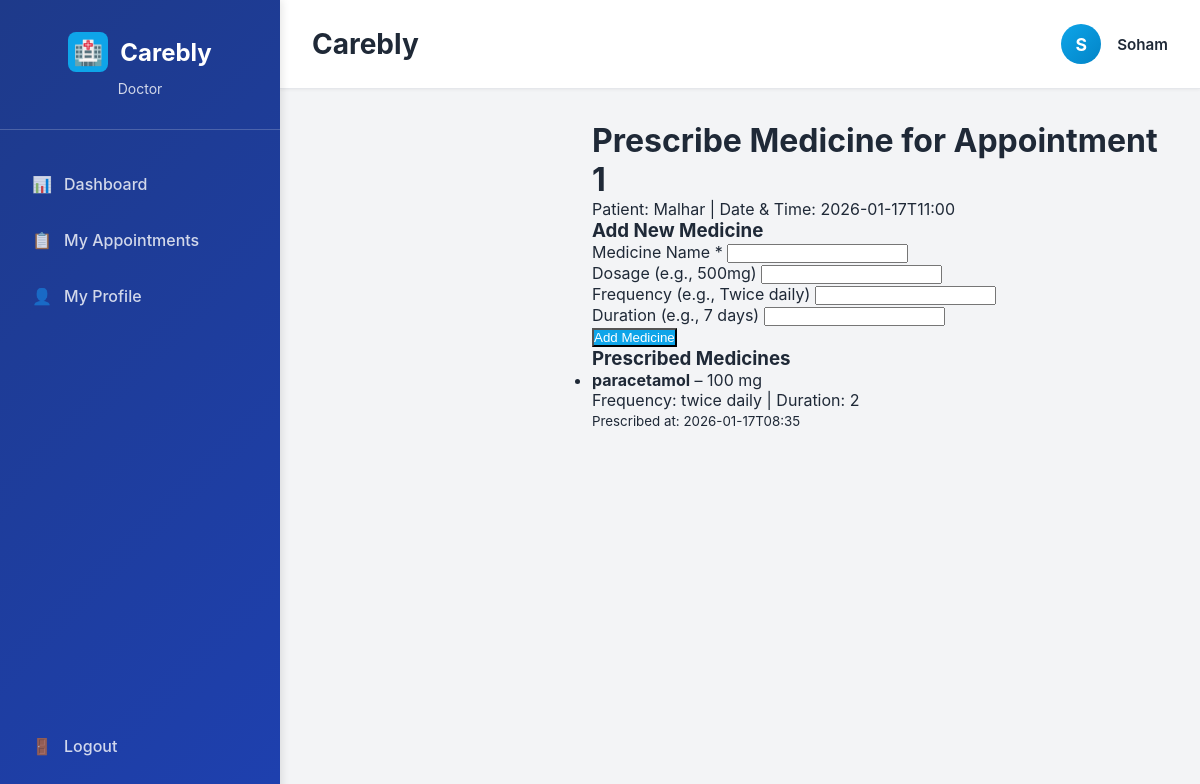
The app's page /appointments/1/prescribe (signed in) with its own data.
### tables this page shows
CREATE TABLE appointments (
    id         INTEGER PRIMARY KEY AUTOINCREMENT,
    doctor_id  INTEGER NOT NULL,
    patient_id INTEGER NOT NULL,
    date_time  TEXT NOT NULL,
    status     TEXT NOT NULL,   -- 'pending','booked','completed','rejected'
    FOREIGN KEY (doctor_id) REFERENCES users(id),
    FOREIGN KEY (patient_id) REFERENCES users(id)
);

CREATE TABLE users (
    id            INTEGER PRIMARY KEY AUTOINCREMENT,
    role          TEXT NOT NULL,              -- 'patient','doctor','admin'
    name          TEXT NOT NULL,
    email         TEXT NOT NULL UNIQUE,
    password      TEXT NOT NULL,
    status        TEXT NOT NULL DEFAULT 'active',
    age           INTEGER,
    gender        TEXT,
    blood_group   TEXT
);

CREATE TABLE medicines (
    id             INTEGER PRIMARY KEY AUTOINCREMENT,
        appointment_id INTEGER NOT NULL,
            patient_id     INTEGER NOT NULL,
                medicine_name  TEXT NOT NULL,
                    dosage         TEXT,
                        frequency      TEXT,
                            duration       TEXT,
                                prescribed_at  TEXT NOT NULL,
                                    FOREIGN KEY (appointment_id) REFERENCES appointments(id),
                                        FOREIGN KEY (patient_id) REFERENCES users(id)
                                        );

### app.py (the view, shortened to what this page needs)
@app.route("/appointments/<int:appt_id>/prescribe", methods=["GET", "POST"])
def prescribe_medicine(appt_id):
    if "user_id" not in session or session["role"] != "doctor":
        return redirect(url_for("login"))
    db = get_db()
    appt = db.execute(
        """
        SELECT a.id, a.patient_id, a.date_time,
               u.name AS patient_name
        FROM appointments a
        JOIN users u ON a.patient_id = u.id
        WHERE a.id = ? AND a.doctor_id = ?
        """,
        (appt_id, session["user_id"]),
    ).fetchone()
    if not appt:
        flash("Appointment not found.", "error")
        return redirect(url_for("doctor_appointments"))
    medicines = db.execute(
        """
        SELECT medicine_name, dosage, frequency, duration, prescribed_at
        FROM medicines
        WHERE appointment_id = ?
        ORDER BY prescribed_at DESC
        """,
        (appt_id,),
    ).fetchall()
    return render_template("prescribe_medicine.html", appt=appt, medicines=medicines)

### app.py (called while the page is built)
def get_db():
    if "db" not in g:
        g.db = sqlite3.connect(DATABASE)
        g.db.row_factory = sqlite3.Row
    return g.db

### templates/prescribe_medicine.html
{% extends "base.html" %}
{% block content %}
<div class="main-content">
  <h1>Prescribe Medicine for Appointment {{ appt.id }}</h1>
  <p>Patient: {{ appt.patient_name }} | Date & Time: {{ appt.date_time }}</p>
  <h3>Add New Medicine</h3>
  <form method="POST">
    <div class="form-group">
      <label>Medicine Name *</label>
      <input type="text" name="medicine_name" required>
    </div>
    <div class="form-group">
      <label>Dosage (e.g., 500mg)</label>
      <input type="text" name="dosage">
    </div>
    <div class="form-group">
      <label>Frequency (e.g., Twice daily)</label>
      <input type="text" name="frequency">
    </div>
    <div class="form-group">
      <label>Duration (e.g., 7 days)</label>
      <input type="text" name="duration">
    </div>
    <button class="btn-primary" type="submit">Add Medicine</button>
  </form>
  <h3>Prescribed Medicines</h3>
  {% if medicines %}
    <ul>
      {% for m in medicines %}
        <li>
          <strong>{{ m.medicine_name }}</strong> – {{ m.dosage }}<br>
          Frequency: {{ m.frequency }} | Duration: {{ m.duration }}<br>
          <small>Prescribed at: {{ m.prescribed_at }}</small>
        </li>
      {% endfor %}
    </ul>
  {% else %}
    <p>No medicines prescribed yet.</p>
  {% endif %}
</div>
{% endblock %}

### templates/base.html (style rules this page uses)
* { margin: 0; padding: 0; box-sizing: border-box; }
:root { --primary-color: #0EA5E9; --primary-dark: #0284C7; --secondary-color: #1E40AF; --success-color: #10B981; --warning-color: #F59E0B; --danger-color: #EF4444; --light-gray: #F3F4F6; --border-gray: #E5E7EB; --text-dark: #1F2937; --text-light: #6B7280; --white: #FFFFFF; --sidebar-bg: #1E3A8A; --sidebar-hover: #1E40AF; }
body { font-family: -apple-system, BlinkMacSystemFont, 'Segoe UI', 'Roboto', 'Oxygen', 'Ubuntu', 'Cantarell', 'Fira Sans', 'Droid Sans', 'Helvetica Neue', sans-serif; background-color: var(--light-gray); color: var(--text-dark); }
.main-content { margin-left: 280px; flex: 1; display: flex; flex-direction: column; }
.btn-primary { background-color: var(--primary-color); color: var(--white); }

### records on screen
appointments: id "1", date_time "2026-01-17T11:00"
users: patient_name "Malhar"
medicines: medicine_name "paracetamol", dosage "100 mg", frequency "twice daily", duration "2", prescribed_at "2026-01-17T08:35"

### other values on screen
{{ session.get('name', 'U')[0].upper() }} "S"
{{ session.get('name', 'User') }} "Soham"
